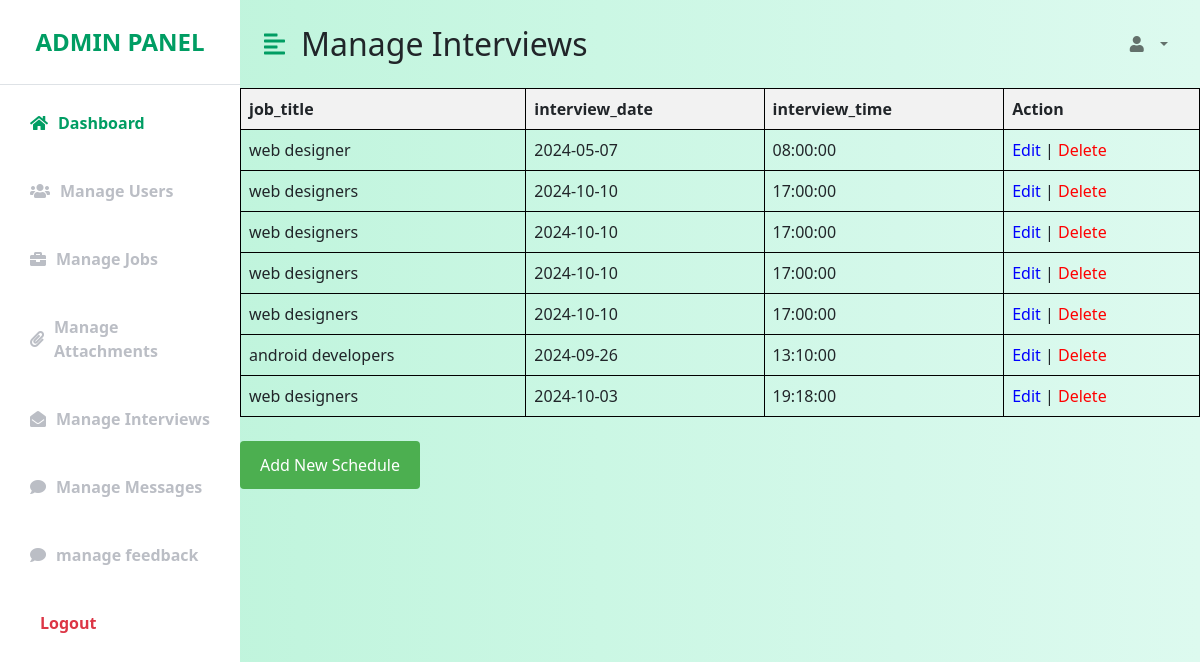
/manage_interviews.php, run on the app's committed database.
### tables this page shows
CREATE TABLE `interviews` (
  `id` int(11) NOT NULL,
  `job_title` varchar(255) NOT NULL,
  `interview_date` date NOT NULL,
  `interview_time` time NOT NULL
);

### manage_interviews.php (the view, shortened to what this page needs)
<!DOCTYPE html>
<html lang="en">
<head>
    <link href="https://cdn.jsdelivr.net/npm/bootstrap@5.0.0-beta3/dist/css/bootstrap.min.css" rel="stylesheet" />
    <link rel="stylesheet" href="https://cdnjs.cloudflare.com/ajax/libs/font-awesome/5.15.3/css/all.min.css" />
    <link rel="stylesheet" href="adminpannel.css" />
</head>
<body>
<div class="d-flex" id="wrapper">
        <div class="bg-white" id="sidebar-wrapper">
            <div class="sidebar-heading text-center py-4 primary-text fs-4 fw-bold text-uppercase border-bottom">
                <i class=></i>Admin Panel</div>
            <div class="list-group list-group-flush my-3">
                <a href="adminpannel.php" class="list-group-item list-group-item-action bg-transparent second-text active">
                    <i class="fa fa-home"></i>Dashboard</a>
                <br>
                <a href="fetch_user.php" class="list-group-item list-group-item-action bg-transparent second-text fw-bold">
                    <i class="fa fa-users"></i>Manage Users</a>
                <br>
                <a href="manage_jobs.php" class="list-group-item list-group-item-action bg-transparent second-text fw-bold">
                    <i class="fa fa-briefcase"></i>Manage Jobs</a>
                <br>
                <a href="manage_attachments.php" class="list-group-item list-group-item-action bg-transparent second-text fw-bold">
                    <i class="fa fa-paperclip"></i>Manage Attachments</a>
                <br>
                <a href="manage_interviews.php" class="list-group-item list-group-item-action bg-transparent second-text fw-bold">
                    <i class="fa fa-envelope-open"></i>Manage Interviews</a>
                <br>
                <a href="admin_manage_messages.php" class="list-group-item list-group-item-action bg-transparent second-text fw-bold">
                    <i class="fa fa-comment"></i>Manage Messages</a>
                <br>
                <a href="admin_feedback.php" class="list-group-item list-group-item-action bg-transparent second-text fw-bold">
                    <i class="fa fa-comment"></i>manage feedback</a>
                    <br>
                <a href="admin_logout.php" class="list-group-item list-group-item-action bg-transparent text-danger fw-bold">
                    <i class="fa fa-sign-out"></i>Logout</a>
            </div>
        </div>
        <div id="page-content-wrapper">
            <nav class="navbar navbar-expand-lg navbar-light bg-transparent py-4 px-4">
                <div class="d-flex align-items-center">
                    <i class="fas fa-align-left primary-text fs-4 me-3" id="menu-toggle"></i>
                    <h2 class="fs-2 m-0">Manage Interviews</h2>
                </div>
                <div class="collapse navbar-collapse" id="navbarSupportedContent">
                    <ul class="navbar-nav ms-auto mb-2 mb-lg-0">
                        <li class="nav-item dropdown">
                            <a class="nav-link dropdown-toggle second-text fw-bold" href="#" id="navbarDropdown"
                                role="button" data-bs-toggle="dropdown" aria-expanded="false">
                                <i class="fas fa-user me-2"></i>
                </a>
                        </li>
                    </ul>
                </div>
            </nav>
            <?php
require_once 'connect.php';
$sql = "SELECT * FROM Interviews";
$result = mysqli_query($conn, $sql);
if (mysqli_num_rows($result) > 0) {
    echo "<table style='border-collapse: collapse; width: 100%;'>";
    echo "<tr><th style='background-color: #f2f2f2; border: 1px solid black; text-align: left; padding: 8px;'>job_title</th><th style='background-color: #f2f2f2; border: 1px solid black; text-align: left; padding: 8px;'>interview_date</th><th style='background-color: #f2f2f2; border: 1px solid black; text-align: left; padding: 8px;'>interview_time</th><th style='background-color: #f2f2f2; border: 1px solid black; text-align: left; padding: 8px;'>Action</th></tr>";
    while ($row = mysqli_fetch_assoc($result)) {
        echo "<tr>";
        echo "<td style='border: 1px solid black; text-align: left; padding: 8px;'>" . $row['job_title'] . "</td>";
        echo "<td style='border: 1px solid black; text-align: left; padding: 8px;'>" . $row['interview_date'] . "</td>";
        echo "<td style='border: 1px solid black; text-align: left; padding: 8px;'>" . $row['interview_time'] . "</td>";
        echo "<td style='border: 1px solid black; text-align: left; padding: 8px;'><a href='edit_schedule.php?id=" . $row['id'] . "' style='text-decoration: none; color: blue;'>Edit</a> | <a href='delete_schedule.php?id=" . $row['id'] . "' onclick=\"return confirm('Are you sure you want to delete this job?')\" style='text-decoration: none; color: red;'>Delete</a></td>";
        echo "</tr>";
    }
    echo "</table>";
    echo "<br>";
    echo "<button style='background-color: #4CAF50; color: white; padding: 12px 20px; border: none; border-radius: 4px; cursor: pointer; font-size: 16px; margin-bottom: 20px;'><a href='admin_post_interviews.php' style='text-decoration: none; color: white;'>Add New Schedule</a></button><br><br>";
} else {
    echo "No schedules found.";
}
?>
</body>
</html>

### adminpannel.css (style rules this page uses)
:root { --main-bg-color: #009d63; --main-text-color: #009d63; --second-text-color: #bbbec5; --second-bg-color: #c1efde; }
.primary-text { color: var(--main-text-color); }
.second-text { color: var(--second-text-color); }
#wrapper { overflow-x: hidden; background-image: linear-gradient( to right, #baf3d7, #c2f5de, #cbf7e4, #d4f8ea, #ddfaef ); }
#sidebar-wrapper { min-height: 100vh; margin-left: -15rem; -webkit-transition: margin 0.25s ease-out; -moz-transition: margin 0.25s ease-out; -o-transition: margin 0.25s ease-out; transition: margin 0.25s ease-out; }
#sidebar-wrapper .sidebar-heading { padding: 0.875rem 1.25rem; font-size: 1.2rem; }
#sidebar-wrapper .list-group { width: 15rem; }
#page-content-wrapper { min-width: 100vw; }
#menu-toggle { cursor: pointer; }
.list-group-item { border: none; padding: 10px 30px; display: flex; align-items: center; }
.list-group-item i { margin-right: 10px; }
.list-group-item.active { background-color: transparent; color: var(--main-text-color); font-weight: bold; border: none; }
@media (min-width: 768px) { #sidebar-wrapper { margin-left: 0; } }
@media (min-width: 768px) { #page-content-wrapper { min-width: 0; width: 100%; } }

### data on the page
interviews: job_title "web designer", interview_date "2024-05-07", interview_time "08:00:00"
interviews: job_title "web designers", interview_date "2024-10-10", interview_time "17:00:00"
interviews: job_title "web designers", interview_date "2024-10-10", interview_time "17:00:00"
interviews: job_title "web designers", interview_date "2024-10-10", interview_time "17:00:00"
interviews: job_title "web designers", interview_date "2024-10-10", interview_time "17:00:00"
interviews: job_title "android developers", interview_date "2024-09-26", interview_time "13:10:00"
interviews: job_title "web designers", interview_date "2024-10-03", interview_time "19:18:00"
